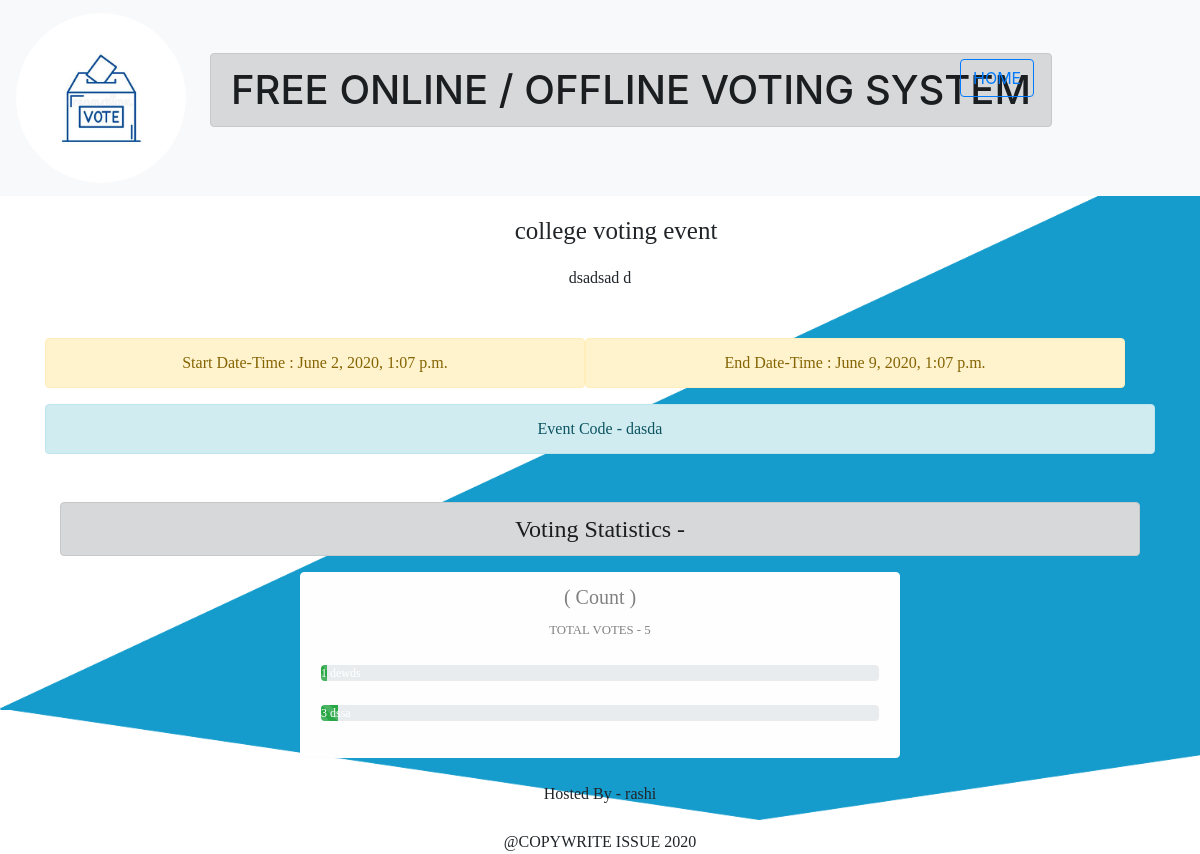
The app's page /event_page/dasda/, older data.
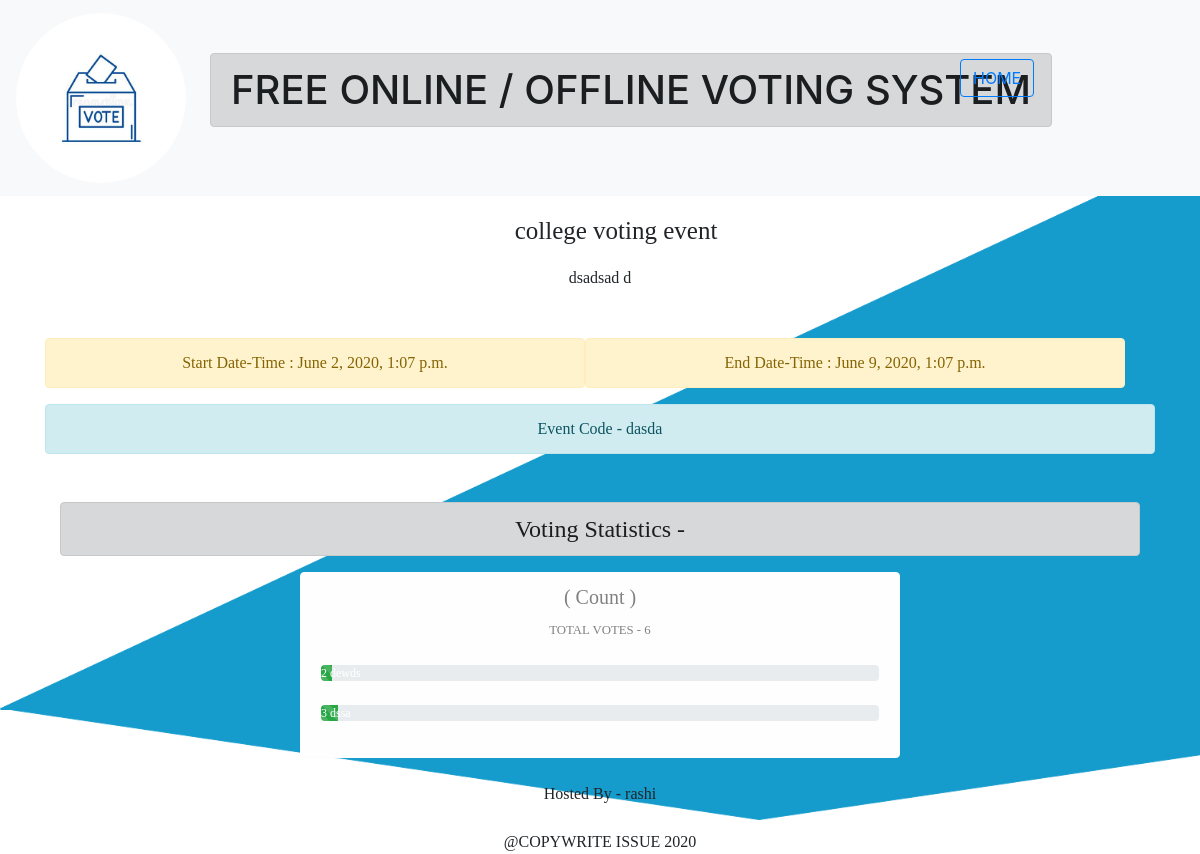
The same page, newer data.
### voting_app/models.py (models this page shows)
class Events(models.Model):
    event_name = models.CharField(max_length=200)
    event_code = models.CharField(max_length=20)
    referal_code = models.CharField(max_length=20)
    hosted_by = models.ForeignKey(User, default=1, on_delete=models.CASCADE)
    event_description = models.TextField()
    event_status = models.IntegerField(default=0)
    starting_date = models.DateTimeField(default=None)
    ending_date = models.DateTimeField(default=None)

class Options(models.Model):
    option_name = models.CharField(max_length=100)
    count = models.IntegerField(default=0)
    event_code = models.CharField(max_length=200)

### voting_app/views.py (the view, shortened to what this page needs)
# urls.py: path('event_page/<event_code>/', views.event_page, name='event_page'),
def event_page(request, event_code):
    event = Events.objects.get(event_code=event_code)
    starting_date_processing_out = event.starting_date
    ending_date_processing_out = event.ending_date
    curr_date = datetime.datetime.now()
    event_status = 0
    if compare_dates(curr_date, starting_date_processing_out)==curr_date and compare_dates(curr_date, ending_date_processing_out)==curr_date:
        event_status = -1
    elif compare_dates(curr_date, starting_date_processing_out)==starting_date_processing_out and compare_dates(curr_date, ending_date_processing_out)==ending_date_processing_out:
        event_status = 1
    elif compare_dates(curr_date, starting_date_processing_out)==curr_date and compare_dates(curr_date, ending_date_processing_out)==ending_date_processing_out:
        event_status = 0
    event.event_status = event_status
    event.save()
    options = Options.objects.filter(event_code=event_code)
    total_count = 1
    percs = []
    for option in options:
        total_count += option.count
    for option in options:
        per = (option.count*100) / total_count
        percs.append(per)
    max_vote = 0
    winner = ''
    for option in options:
        if option.count > max_vote:
            max_vote = option.count
            winner = option.option_name
    msg_flag = 0
    return render(request, 'voting_app/event_page.html', {'event_code': event_code, 'event': event, 'total_count': total_count, 'options': options, 'percs': percs, 'winner': winner, 'msg_flag': msg_flag})

### voting_app/views.py (called while the page is built)
def compare_dates(d1, d2):
    d1_y = d1.year
    d1_m = d1.month
    d1_d = d1.day
    d2_y = d2.year
    d2_m = d2.month
    d2_d = d2.day
    if d1_y > d2_y:
        return d1
    elif d1_y < d2_y:
        return d2
    else:
        if d1_m > d2_m:
            return d1
        elif d1_m < d2_m:
            return d2
        else:
            if d1_d > d2_d:
                return d1
            elif d1_d < d2_d:
                return d2

### voting_app/templates/voting_app/event_page.html (shortened to what this page needs)
{% load static %}
<!DOCTYPE html>
<html lang="en">
<head>
    <link rel="stylesheet" href="{% static 'voting_app/css/bootstrap.min.css' %}">
</head>
<body>
    <nav class="navbar navbar-expand-lg transparent navbar-light bg-light" style="background: transparent;">
        <a class="navbar-brand mt-0" href="{% url 'index' %}"><img src="{% static 'voting_app/images/vote2.jpg' %}" width=170 alt="" style='border-radius:100px;'></a>
        <div class="" id="navbarSupportedContent">
          <ul class="navbar-nav mr-auto">
            <li class="nav-item active">
              <a class="nav-link" href="{% url 'index' %}"><h1 class="alert alert-dark">FREE ONLINE / OFFLINE VOTING SYSTEM</h1></a>
            </li>
            <li class="nav-item active">
                <a href="{% url 'index' %}" id="toggler" role="button" class='btn btn-outline-primary' style='position:absolute;left:80%;top:30%;'>HOME</a>
            </li>
        </ul>
        </div>
    </nav>
    <div id='details' class="container" style="font-family:verdana;">
        <div class="container  text-center m-3" style='font-size:25px;font-family:stencil;'>{{event.event_name}}</div>
        <div class="container text-center mb-5">
            <p>{{event.event_description}}</p>
        </div>
        <div class="container row ">
            <div class="col-sm-6 alert alert-warning text-center ">Start Date-Time : {{event.starting_date}}</div>
            <div class="col-sm-6 alert alert-warning text-center ">End Date-Time : {{event.ending_date}}</div>
        </div>
        <div class="container text-center alert alert-info">Event Code - {{event_code}}</div>
        <div class="container mt-5 text-center">
            <h4 class="alert alert-dark">Voting Statistics - </h4>
            <div class="container mb-4 alert alert-light" style='width:600px;'>
                <h5 class='title'>( Count )</h5>
                <small>TOTAL VOTES - {{total_count}}</small>
            {% for option in options %}
                <div class="progress mt-4 mb-4">
                    <div class="progress-bar bg-success progress-bar-striped active" role="progressbar" style='width:{{option.count}}%;'>{{option.count}} {{option.option_name}}</div>
                </div>
            {% endfor %}
            </div>
        <div class="container transparent mb-5">Hosted By - {{event.hosted_by}}</div>
    </div>
    <footer class="footer text-center fixed-bottom">
        @COPYWRITE ISSUE 2020
    </footer>
</body>
</html>

Row changes from the older to the newer data that the page shows:
changed Options "dewds": count "1" → "2"
Text that changed along with them:
{{ total_count }}: "5" → "6"
